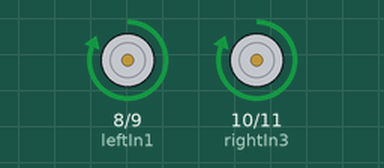
Bench run of a sketch on a simulated Arduino Uno, built with avr-gcc and run on an emulated ATmega328P. Parts: motor-driver pin pairs drawn as motors (green arrow = first pin HIGH = forward, orange = second pin HIGH = backward, longer = more drive).

Above: at 1.5 s.
At 5.0 s:
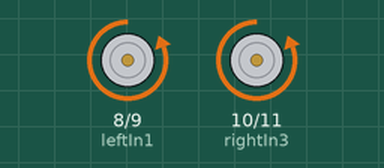
At 7.0 s:
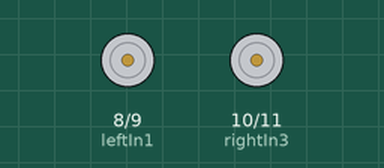
Timing chart, 0 to 10.4 s (numbered marks = the images above):
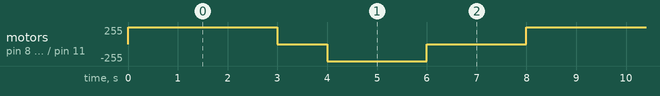

Measured:
- by itself, motor on pin 8 (leftIn1) / pin 9 (leftIn2), motor on pin 10 (rightIn3) / pin 11 (rightIn4): repeats every 8.0 s: stopped 1.0 s, backward 255/255 2.0 s, stopped 2.0 s, forward 255/255 3.0 s

The sketch:

motor_test.ino
```cpp
const int leftIn1= 8;
const int leftIn2=9;
const int rightIn3= 10;
const int rightIn4= 11;
void setup() {
  pinMode(leftIn1, OUTPUT);
  pinMode(leftIn2, OUTPUT);
  pinMode(rightIn3, OUTPUT);
  pinMode(rightIn4, OUTPUT);
}
void loop(){
  digitalWrite(leftIn1, HIGH);
  digitalWrite(leftIn2, LOW);
  digitalWrite(rightIn3, HIGH);
  digitalWrite(rightIn4, LOW);
  delay(3000);
  digitalWrite(leftIn1, LOW);
  digitalWrite(leftIn2, LOW);
  digitalWrite(rightIn3, LOW);
  digitalWrite(rightIn4, LOW);
  delay(1000);
  digitalWrite(leftIn1, LOW);
  digitalWrite(leftIn2, HIGH);
  digitalWrite(rightIn3, LOW);
  digitalWrite(rightIn4, HIGH);
  delay(2000);
   digitalWrite(leftIn1, LOW);
  digitalWrite(leftIn2, LOW);
  digitalWrite(rightIn3, LOW);
  digitalWrite(rightIn4, LOW);
  delay(2000);
}
```
